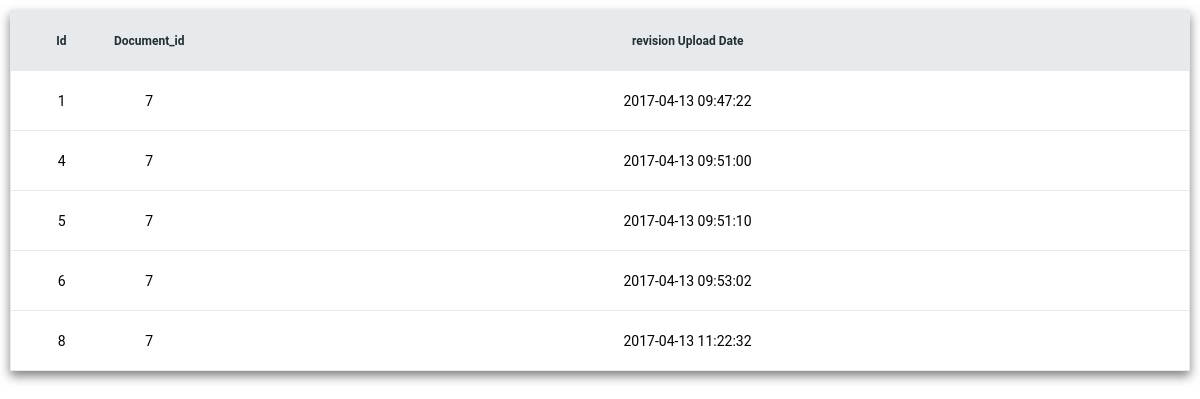
The app's page /WebApp/Php/viewRevision.php?documentId=7 with its own data.
### tables this page shows
CREATE TABLE `revision` (
  `id` int(11) NOT NULL,
  `Document_id` int(11) NOT NULL,
  `isDraft` tinyint(4) NOT NULL DEFAULT '1',
  `revision_uploadDate` timestamp NOT NULL DEFAULT CURRENT_TIMESTAMP,
  `filePath` varchar(45) NOT NULL
);

### WebApp/Php/viewRevision.php (the view)
<head>
    <link rel="stylesheet" href="../SCSS/stylesheet.css">
</head>
<table id="mainTable">
    <thead>
    <tr>
        <th>Id</th>
        <th style="width: 50px;">Document_id</th>
        <th>revision Upload Date</th>
    </tr>
    </thead>
    <tbody>
    <?php
    include ("connection.php");
    $Document_id = (int)$_GET['documentId'];
    $query = "SELECT id, Document_id, revision_uploadDate from revision where Document_id = $Document_id ";
    foreach ($conn->query($query) as $row) {
        echo "
                <tr id=" . "tableRow" . $row['id'] . " >
                    <td> " . $row['id'] . " </td>
                    <td> " . $row['Document_id'] . " </td>
                    <td> " . $row['revision_uploadDate'] . " </td>
                </tr>
            ";
    }
    ?>
    </tbody>
</table>

### WebApp/SCSS/stylesheet.css (style rules this page uses)
#mainTable { background-color: #F3F3F3; border-collapse: collapse; width: 100%; box-shadow: 0 5px 10px 0 rgba(0, 0, 0, 0.5); transition: box-shadow 0.2s cubic-bezier(.55, 0, .1, 1); }
th { background-color: #E7EAEC; border: 1px solid #E7EAEC; height: 40px; color: #222E32; font-family: 'Roboto', sans-serif; font-size: 12px; vertical-align: center; text-align: center !important; }
tr { height: 60px; font-size: 14px; font-family: 'Roboto', sans-serif; background-color: #FFFFFF; border: 1px solid #E7EAEC; }
td { text-align: center; }

### records on screen
revision: id "1", Document "7", revision_uploadDate "2017-04-13 09:47:22"
revision: id "4", Document "7", revision_uploadDate "2017-04-13 09:51:00"
revision: id "5", Document "7", revision_uploadDate "2017-04-13 09:51:10"
revision: id "6", Document "7", revision_uploadDate "2017-04-13 09:53:02"
revision: id "8", Document "7", revision_uploadDate "2017-04-13 11:22:32"
